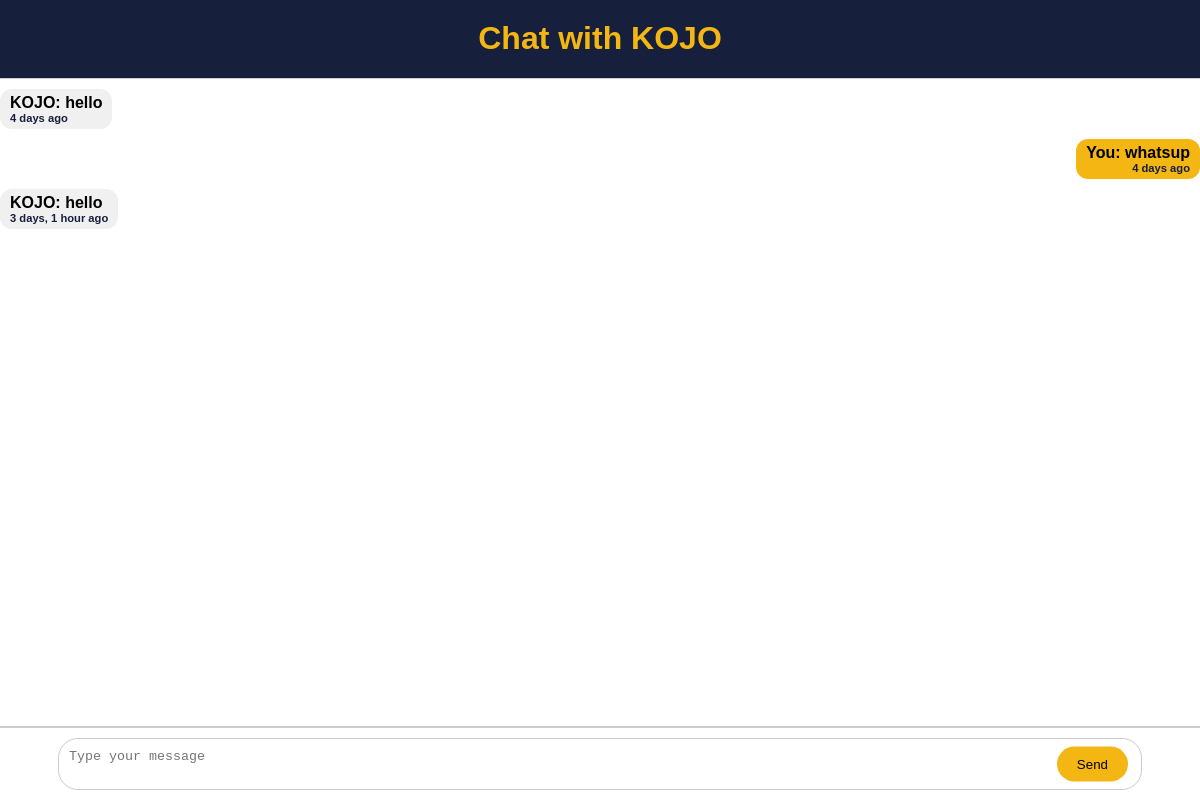
The app's page /chat/KOJO/ (signed in) with its own data.
### userauth/models.py (models this page shows, shortened)
class User(AbstractUser):
    email = models.EmailField(unique=True)
    first_name = models.CharField(max_length=150, blank=True)
    last_name = models.CharField(max_length=150, blank=True)
    phone_number = models.CharField(max_length=25, blank=True)
    whatsapp_number = models.CharField(max_length=25, blank=True)
    USERNAME_FIELD = 'email'
    REQUIRED_FIELDS = ['username']

### chatapp/models.py (models this page shows)
class Message(models.Model):
    sender = models.ForeignKey(User, on_delete=models.CASCADE)
    content = models.TextField()
    conversation = models.ForeignKey(Conversation, on_delete=models.CASCADE, related_name='messages')
    timestamp = models.DateTimeField(auto_now_add=True)

### chatapp/views.py (the view)
# urls.py: path('<str:username>/', views.chat, name='chat'),
@login_required
def chat(request, username):
    other_user = get_object_or_404(User, username=username)
    conversation = Conversation.objects.filter(participants=request.user).filter(participants=other_user).first()
    if not conversation:
        conversation = Conversation.objects.create()
        conversation.participants.set([request.user, other_user])
    return render_conversation(request, conversation)

### chatapp/views.py (called while the page is built)
def render_conversation(request, conversation):
    messages = conversation.messages.all()
    other_user = conversation.participants.exclude(id=request.user.id).first()
    context = {
        'conversation': conversation,
        'messages': messages,
        'other_user': other_user
    }
    return render(request, 'chat.html', context)

### templates/chat.html (shortened to what this page needs)
{%load static%}
<!DOCTYPE html>
<html lang="en">
<head>
</head>
<body>
    <h1>Chat with {{ other_user.username }}</h1>
    <div id="chat-box">
        {% for message in messages %}
            {% if message.sender == request.user %}
                <div class="message you">
                    <strong>You:</strong> {{ message.content }} <br>
                    <small>{{ message.timestamp|timesince }} ago</small>
                </div>
            {% else %}
                <div class="message other">
                    <strong>{{ other_user.username }}:</strong> {{ message.content }} <br>
                    <small>{{ message.timestamp|timesince }} ago</small>
                </div>
            {% endif %}
        {% endfor %}
    </div>
    <div class="chat-input">
        <textarea id="message-input" placeholder="Type your message"></textarea>
        <button id="send-button">Send</button>
    </div>
</body>
</html>

### templates/chat.html (style rules this page uses)
:root { --main-color-one: rgb(243, 182, 18); --main-color-two: rgb(22, 31, 59); }
body { font-family: Arial, sans-serif; margin: 0; padding: 0; display: flex; flex-direction: column; align-items: center; background-color: var(--main-color-two); color: white; height: 100vh; overflow: hidden; }
h1 { margin-top: 20px; color: var(--main-color-one); }
#chat-box { width: 100%; height: calc(100vh - 140px); background-color: #fff; border: 1px solid #ccc; border-radius: 8px; padding: 10px; overflow-y: auto; display: flex; flex-direction: column; }
.message { margin-bottom: 10px; padding: 5px 10px; border-radius: 12px; max-width: 80%; display: inline-block; position: relative; word-wrap: break-word; font-weight: 600; }
.message.you { background-color: var(--main-color-one); align-self: flex-end; text-align: right; color: black; }
.message.other { background-color: #f1f0f0; align-self: flex-start; text-align: left; color: black; }
.message small { display: block; font-size: 0.7em; color: var(--main-color-two); }
.chat-input { width: 100%; display: flex; align-items: center; padding: 10px; background-color: white; border-top: 1px solid #ccc; box-sizing: border-box; position: relative; }
#message-input { width: 90%; padding: 10px; margin: auto; border: 1px solid #ccc; border-radius: 20px; resize: none; }
#send-button { position: absolute; right: 6%; bottom: 50%; transform: translateY(50%); padding: 10px 20px; border: none; border-radius: 20px; background-color: var(--main-color-one); color: black; cursor: pointer; }

### records on screen
User: username "KOJO"
Message: content "hello", timestamp "4 days"
Message: content "whatsup", timestamp "4 days"
Message: content "hello", timestamp "3 days, 1 hour"
